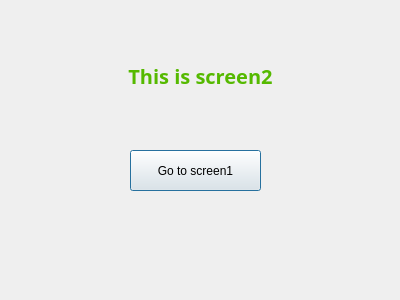
<?xml version="1.0" encoding="UTF-8"?>
<ui version="4.0">
 <class>Dialog</class>
 <widget class="QDialog" name="Dialog">
  <property name="geometry">
   <rect>
    <x>0</x>
    <y>0</y>
    <width>400</width>
    <height>300</height>
   </rect>
  </property>
  <property name="windowTitle">
   <string>Screen2</string>
  </property>
  <widget class="QLabel" name="label">
   <property name="geometry">
    <rect>
     <x>40</x>
     <y>30</y>
     <width>321</width>
     <height>91</height>
    </rect>
   </property>
   <property name="font">
    <font>
     <family>Arial Rounded MT Bold</family>
     <pointsize>15</pointsize>
     <weight>75</weight>
     <bold>true</bold>
    </font>
   </property>
   <property name="styleSheet">
    <string notr="true">color : rgb(85, 185, 0)</string>
   </property>
   <property name="text">
    <string>This is screen2</string>
   </property>
   <property name="alignment">
    <set>Qt::AlignCenter</set>
   </property>
   <property name="wordWrap">
    <bool>true</bool>
   </property>
  </widget>
  <widget class="QPushButton" name="button">
   <property name="geometry">
    <rect>
     <x>130</x>
     <y>150</y>
     <width>131</width>
     <height>41</height>
    </rect>
   </property>
   <property name="text">
    <string>Go to screen1</string>
   </property>
  </widget>
 </widget>
 <resources/>
 <connections/>
</ui>
